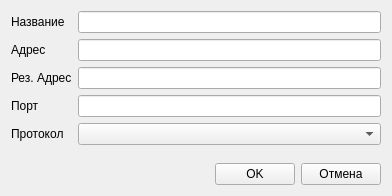
<?xml version="1.0" encoding="UTF-8"?>
<ui version="4.0">
 <class>networkEditForm</class>
 <widget class="QWidget" name="networkEditForm">
  <property name="geometry">
   <rect>
    <x>0</x>
    <y>0</y>
    <width>392</width>
    <height>196</height>
   </rect>
  </property>
  <property name="windowTitle">
   <string>Новая запись</string>
  </property>
  <layout class="QVBoxLayout" name="verticalLayout">
   <item>
    <layout class="QFormLayout" name="formLayout">
     <item row="0" column="0">
      <widget class="QLabel" name="label">
       <property name="text">
        <string>Название</string>
       </property>
      </widget>
     </item>
     <item row="0" column="1">
      <widget class="QLineEdit" name="nameEdit"/>
     </item>
     <item row="1" column="0">
      <widget class="QLabel" name="label_2">
       <property name="text">
        <string>Адрес</string>
       </property>
      </widget>
     </item>
     <item row="1" column="1">
      <widget class="QLineEdit" name="addressEdit"/>
     </item>
     <item row="2" column="0">
      <widget class="QLabel" name="label_3">
       <property name="text">
        <string>Рез. Адрес</string>
       </property>
      </widget>
     </item>
     <item row="2" column="1">
      <widget class="QLineEdit" name="raddressEdit"/>
     </item>
     <item row="3" column="0">
      <widget class="QLabel" name="label_4">
       <property name="text">
        <string>Порт</string>
       </property>
      </widget>
     </item>
     <item row="3" column="1">
      <widget class="QLineEdit" name="portEdit"/>
     </item>
     <item row="4" column="0">
      <widget class="QLabel" name="label_5">
       <property name="text">
        <string>Протокол</string>
       </property>
      </widget>
     </item>
     <item row="4" column="1">
      <widget class="QComboBox" name="protocolBox"/>
     </item>
    </layout>
   </item>
   <item>
    <layout class="QHBoxLayout" name="horizontalLayout">
     <item>
      <spacer name="horizontalSpacer">
       <property name="orientation">
        <enum>Qt::Horizontal</enum>
       </property>
       <property name="sizeHint" stdset="0">
        <size>
         <width>40</width>
         <height>20</height>
        </size>
       </property>
      </spacer>
     </item>
     <item>
      <widget class="QPushButton" name="okButton">
       <property name="text">
        <string>OK</string>
       </property>
      </widget>
     </item>
     <item>
      <widget class="QPushButton" name="cancelButton">
       <property name="text">
        <string>Отмена</string>
       </property>
      </widget>
     </item>
    </layout>
   </item>
  </layout>
 </widget>
 <resources/>
 <connections/>
</ui>
